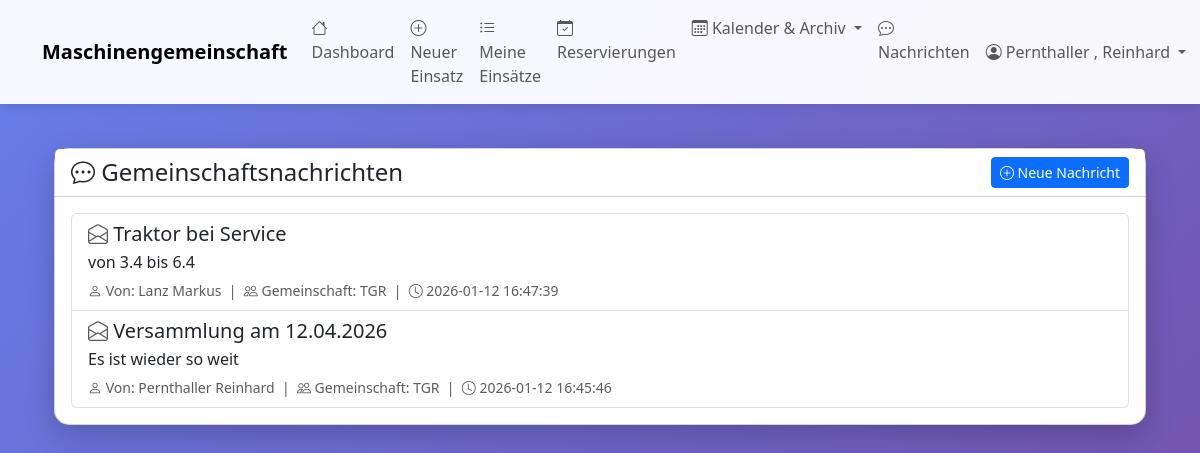
Screenshot of /nachrichten (signed in) with the database file from the repository.
### tables this page shows
CREATE TABLE gemeinschafts_nachrichten (
            id INTEGER PRIMARY KEY AUTOINCREMENT,
            gemeinschaft_id INTEGER NOT NULL,
            absender_id INTEGER NOT NULL,
            betreff TEXT NOT NULL,
            nachricht TEXT NOT NULL,
            erstellt_am TEXT NOT NULL,
            FOREIGN KEY (gemeinschaft_id) REFERENCES gemeinschaften(id),
            FOREIGN KEY (absender_id) REFERENCES benutzer(id)
        );

### web_app.py (the view)
@app.route('/nachrichten')
@login_required
def nachrichten():
    with MaschinenDBContext(DB_PATH) as db:
        cursor = db.connection.cursor()
        cursor.execute("""
            SELECT DISTINCT n.*,
                   g.name as gemeinschaft_name,
                   b.name as absender_name, b.vorname as absender_vorname,
                   CASE WHEN ng.gelesen_am IS NOT NULL THEN 1 ELSE 0 END as gelesen
            FROM gemeinschafts_nachrichten n
            JOIN gemeinschaften g ON n.gemeinschaft_id = g.id
            JOIN benutzer b ON n.absender_id = b.id
            JOIN mitglied_gemeinschaft mg ON g.id = mg.gemeinschaft_id
            LEFT JOIN nachricht_gelesen ng ON n.id = ng.nachricht_id AND ng.benutzer_id = ?
            WHERE mg.mitglied_id = ?
            ORDER BY n.erstellt_am DESC
        """, (session['benutzer_id'], session['benutzer_id']))
        columns = [desc[0] for desc in cursor.description]
        nachrichten_list = [dict(zip(columns, row)) for row in cursor.fetchall()]
        ungelesen = sum(1 for n in nachrichten_list if not n['gelesen'])
    return render_template('nachrichten.html',
                         nachrichten=nachrichten_list,
                         ungelesen=ungelesen)

### database.py (called while the page is built)
    def connect(self):
        self.connection = sqlite3.connect(self.db_path)
        self.connection.row_factory = sqlite3.Row
        self.cursor = self.connection.cursor()

    def close(self):
        if self.connection:
            self.connection.close()

    def __enter__(self):
        self.connect()
        return self

    def __exit__(self, exc_type, exc_val, exc_tb):
        if exc_type is None:
            self.connection.commit()
        else:
            self.connection.rollback()
        self.close()
        return False

### web_app.py (called while the page is built)
def login_required(f):
    @wraps(f)
    def decorated_function(*args, **kwargs):
        if 'benutzer_id' not in session:
            flash('Bitte melden Sie sich an.', 'warning')
            return redirect(url_for('login'))
        return f(*args, **kwargs)
    return decorated_function

### templates/nachrichten.html (shortened to what this page needs)
{% extends "base.html" %}
{% block content %}
<div class="container mt-4">
    <div class="row">
        <div class="col-12">
            <div class="card">
                <div class="card-header bg-white d-flex justify-content-between align-items-center">
                    <h4 class="mb-0">
                        <i class="bi bi-chat-dots"></i> Gemeinschaftsnachrichten
                    </h4>
                    <a href="{{ url_for('nachricht_neu') }}" class="btn btn-primary btn-sm">
                        <i class="bi bi-plus-circle"></i> Neue Nachricht
                    </a>
                </div>
                <div class="card-body">
                    {% if nachrichten %}
                    <div class="list-group">
                        {% for nachricht in nachrichten %}
                        <div class="list-group-item {% if not nachricht.gelesen %}list-group-item-warning{% endif %}">
                            <div class="d-flex w-100 justify-content-between align-items-start">
                                <div class="flex-grow-1">
                                    <h5 class="mb-1">
                                        {% if not nachricht.gelesen %}
                                        <i class="bi bi-envelope-fill text-warning"></i>
                                        {% else %}
                                        <i class="bi bi-envelope-open text-muted"></i>
                                        {% endif %}
                                        {{ nachricht.betreff }}
                                    </h5>
                                    <p class="mb-1">{{ nachricht.nachricht }}</p>
                                    <small class="text-muted">
                                        <i class="bi bi-person"></i> Von: {{ nachricht.absender_name }} {{ nachricht.absender_vorname or '' }}
                                        &nbsp;|&nbsp;
                                        <i class="bi bi-people"></i> Gemeinschaft: {{ nachricht.gemeinschaft_name }}
                                        &nbsp;|&nbsp;
                                        <i class="bi bi-clock"></i> {{ nachricht.erstellt_am }}
                                    </small>
                                </div>
                            </div>
                        </div>
                        {% endfor %}
                    </div>
                    {% endif %}
                </div>
            </div>
        </div>
    </div>
</div>
{% endblock %}

### templates/base.html (style rules this page uses)
body { min-height: 100vh; background: linear-gradient(135deg, #667eea 0%, #764ba2 100%); }
.card { border-radius: 15px; box-shadow: 0 10px 30px rgba(0,0,0,0.2); }

### rows the page displays
gemeinschafts_nachrichten: betreff "Traktor bei Service", nachricht "von 3.4 bis 6.4", absender_name "Lanz", absender_vorname "Markus", gemeinschaft_name "TGR", erstellt_am "2026-01-12 16:47:39"
gemeinschafts_nachrichten: betreff "Versammlung am 12.04.2026", nachricht "Es ist wieder so weit", absender_name "Pernthaller", absender_vorname "Reinhard", gemeinschaft_name "TGR", erstellt_am "2026-01-12 16:45:46"

### other values shown
{{ session.get('benutzer_name') }} "Pernthaller , Reinhard"
